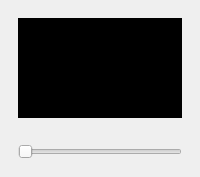
  <widget class="QDockWidget" name="Video">
   <property name="windowTitle">
    <string>Video</string>
   </property>
   <attribute name="dockWidgetArea">
    <number>2</number>
   </attribute>
   <widget class="QWidget" name="dockWidgetContents_3">
    <layout class="QVBoxLayout" name="verticalLayout_5">
     <item>
      <widget class="QWidget" name="videopanel" native="true">
       <property name="sizePolicy">
        <sizepolicy hsizetype="Expanding" vsizetype="Expanding">
         <horstretch>0</horstretch>
         <verstretch>0</verstretch>
        </sizepolicy>
       </property>
       <layout class="QVBoxLayout" name="verticalLayout_videopanel">
        <item>
         <widget class="QLabel" name="videoLabel">
          <property name="sizePolicy">
           <sizepolicy hsizetype="Expanding" vsizetype="Expanding">
            <horstretch>0</horstretch>
            <verstretch>0</verstretch>
           </sizepolicy>
          </property>
          <property name="minimumSize">
           <size>
            <width>100</width>
            <height>100</height>
           </size>
          </property>
          <property name="styleSheet">
           <string>background-color: black;</string>
          </property>
          <property name="text">
           <string>Video Stream</string>
          </property>
          <property name="alignment">
           <set>Qt::AlignCenter</set>
          </property>
         </widget>
        </item>
        <item>
         <layout class="QHBoxLayout" name="horizontalLayout_5">
          <item>
           <widget class="QLabel" name="labelPosition">
            <property name="text">
             <string/>
            </property>
           </widget>
          </item>
          <item>
           <widget class="QLabel" name="labelDuration">
            <property name="text">
             <string/>
            </property>
           </widget>
          </item>
         </layout>
        </item>
        <item>
         <widget class="QSlider" name="horizontalSlider">
          <property name="singleStep">
           <number>50</number>
          </property>
          <property name="pageStep">
           <number>50</number>
          </property>
          <property name="orientation">
           <enum>Qt::Horizontal</enum>
          </property>
         </widget>
        </item>
       </layout>
      </widget>
     </item>
    </layout>
   </widget>
  </widget>
